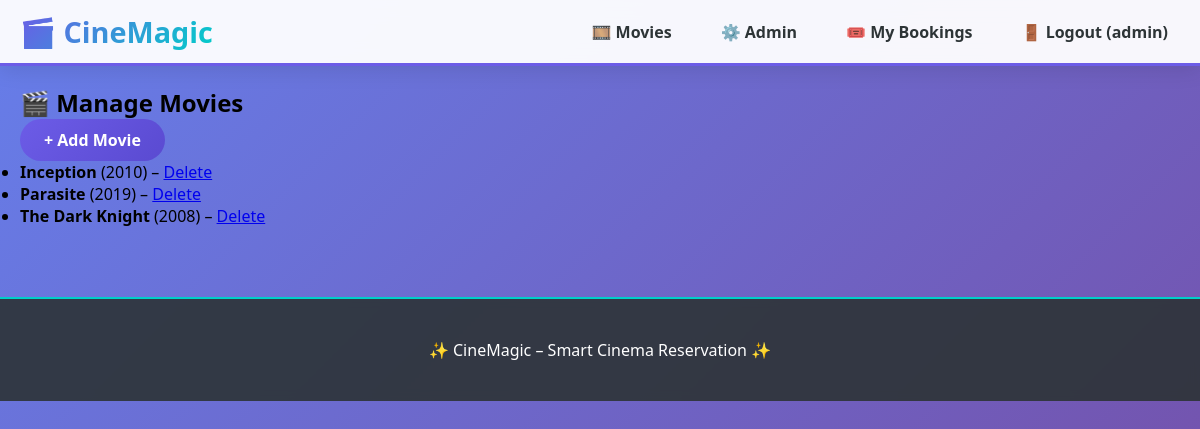
The page /admin/movies (signed in) on the database its author committed.
### run.py (models this page shows, shortened)
class User(UserMixin, db.Model):
    __tablename__ = 'users'
    id = db.Column(db.Integer, primary_key=True)
    username = db.Column(db.String(80), unique=True, nullable=False)
    email = db.Column(db.String(120), unique=True, nullable=False)
    password_hash = db.Column(db.String(200), nullable=False)
    is_admin = db.Column(db.Boolean, default=False)
    registered_on = db.Column(db.DateTime, default=datetime.utcnow)
    bookings = db.relationship('Booking', backref='user', lazy=True)
    waiting_entries = db.relationship('WaitingEntry', backref='user', lazy=True)

class Movie(db.Model):
    __tablename__ = 'movies'
    id = db.Column(db.Integer, primary_key=True)
    title = db.Column(db.String(150), nullable=False)
    genre = db.Column(db.String(100))
    duration_min = db.Column(db.Integer)
    description = db.Column(db.Text)
    release_year = db.Column(db.Integer)
    rating = db.Column(db.Float)
    showtimes = db.relationship('Showtime', backref='movie', lazy=True)

### run.py (the view)
@app.route('/admin/movies')
@login_required
def admin_movies():
    if not current_user.is_admin: return redirect(url_for('index'))
    movies = Movie.query.order_by(Movie.title).all()
    return render_template('admin_movies.html', movies=movies)

### run.py (called while the page is built)
@login_manager.user_loader
def load_user(user_id):
    return User.query.get(int(user_id))

### templates/admin_movies.html
{% extends "base.html" %}{% block content %}<h2>🎬 Manage Movies</h2><a href="{{ url_for("add_movie") }}" class="btn">+ Add Movie</a><ul>{% for m in movies %}<li><strong>{{ m.title }}</strong> ({{ m.release_year }}) – <a href="{{ url_for("delete_movie", movie_id=m.id) }}" onclick="return confirm('Delete?')">Delete</a></li>{% endfor %}</ul>{% endblock %}

### templates/base.html (shortened to what this page needs)
<!DOCTYPE html>
<html lang="en">
<head>
    <link rel="stylesheet" href="{{ url_for('static', filename='style.css') }}">
</head>
<body>
    <nav class="navbar">
        <div class="container">
            <a href="/" class="brand">🎬 CineMagic</a>
            <ul class="nav-links">
                <li><a href="{{ url_for('movies') }}">🎞️ Movies</a></li>
                {% if current_user.is_authenticated %}
                    {% if current_user.is_admin %}<li><a href="{{ url_for('admin_dashboard') }}">⚙️ Admin</a></li>{% endif %}
                    <li><a href="{{ url_for('my_bookings') }}">🎟️ My Bookings</a></li>
                    <li><a href="{{ url_for('logout') }}">🚪 Logout ({{ current_user.username }})</a></li>
                {% else %}
                    <li><a href="{{ url_for('login') }}">🔐 Login</a></li>
                    <li><a href="{{ url_for('register') }}">📝 Register</a></li>
                {% endif %}
            </ul>
        </div>
    </nav>
    <div class="container main-content">
        {% block content %}{% endblock %}
    </div>
    <footer><div class="container"><p>✨ CineMagic – Smart Cinema Reservation ✨</p></div></footer>
</body>
</html>

### static/style.css (style rules this page uses)
:root { --primary: #6c5ce7; --primary-dark: #5a4ad1; --secondary: #00cec9; --danger: #e74c3c; --success: #00b894; --warning: #fdcb6e; --dark: #2d3436; }
* { margin:0; padding:0; box-sizing:border-box; }
body { font-family: 'Segoe UI', system-ui; background: linear-gradient(135deg, #667eea 0%, #764ba2 100%); min-height: 100vh; }
.container { max-width: 1280px; margin: 0 auto; padding: 20px; }
.navbar { background: rgba(255,255,255,0.95); backdrop-filter: blur(10px); box-shadow: 0 4px 20px rgba(0,0,0,0.1); position: sticky; top: 0; z-index: 1000; border-bottom: 3px solid var(--primary); }
.navbar .container { display: flex; justify-content: space-between; align-items: center; padding: 12px 20px; }
.brand { font-size: 1.8rem; font-weight: 800; background: linear-gradient(135deg, var(--primary), var(--secondary)); -webkit-background-clip: text; background-clip: text; color: transparent; text-decoration: none; }
.nav-links { list-style: none; display: flex; gap: 25px; align-items: center; }
.nav-links a { text-decoration: none; color: var(--dark); font-weight: 600; transition: 0.3s; padding: 8px 12px; border-radius: 8px; }
.btn, button { background: linear-gradient(135deg, var(--primary), var(--primary-dark)); color: white; border: none; padding: 10px 24px; border-radius: 40px; font-weight: 600; cursor: pointer; transition: 0.2s; text-decoration: none; display: inline-block; }
footer { background: rgba(45,52,54,0.9); backdrop-filter: blur(5px); color: white; text-align: center; padding: 20px; margin-top: 50px; border-top: 2px solid var(--secondary); }

### rows shown on the page
User: username "admin"
Movie: title "Inception", release_year "2010"
Movie: title "Parasite", release_year "2019"
Movie: title "The Dark Knight", release_year "2008"
